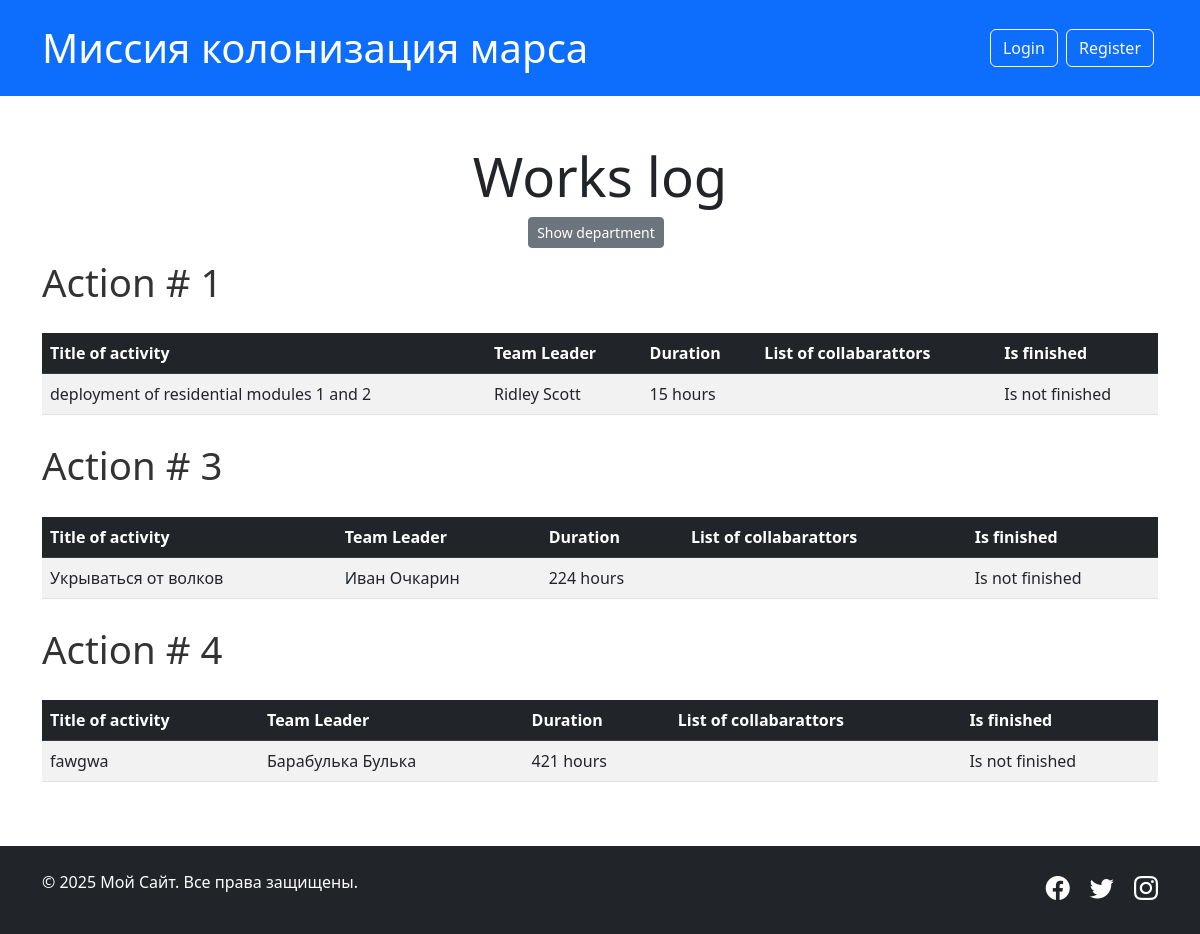
The app's page /, older data.
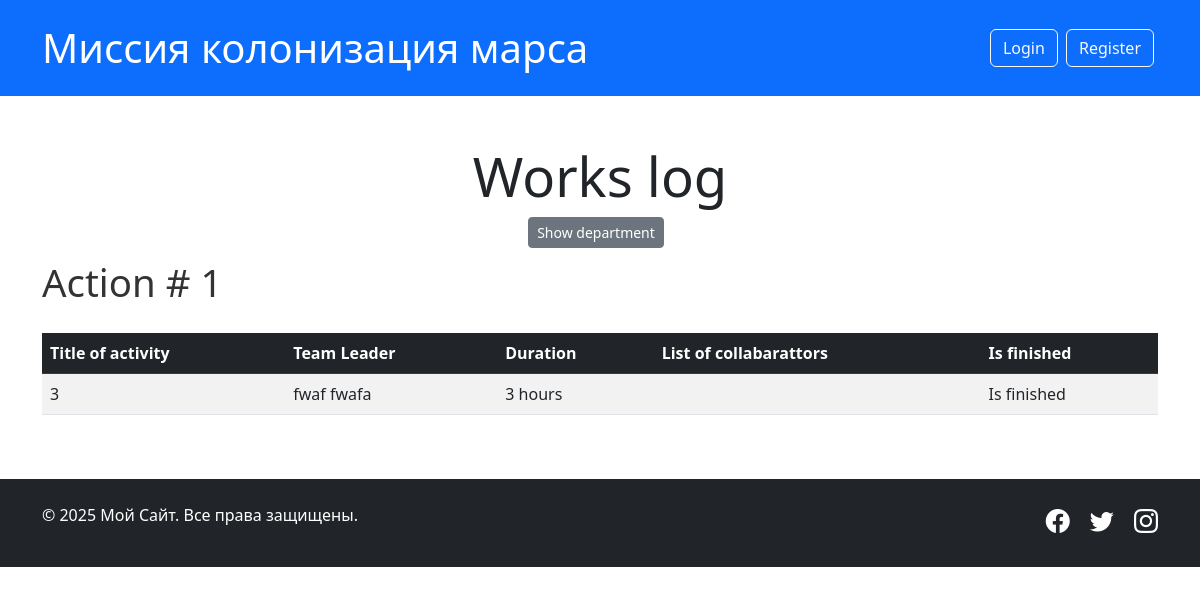
The same page, newer data.
### models/jobs.py (models this page shows)
class Jobs(SqlAlchemyBase):
    __tablename__ = 'jobs'
    id = sqlalchemy.Column(sqlalchemy.Integer,
                           primary_key=True, autoincrement=True)
    team_leader = orm.relationship('User')
    team_leader_id = sqlalchemy.Column(
        sqlalchemy.Integer, sqlalchemy.ForeignKey('users.id'))
    job = sqlalchemy.Column(sqlalchemy.String)
    work_size = sqlalchemy.Column(sqlalchemy.Integer)
    collaborators = orm.relationship("User",
                                     secondary="users_to_jobs",
                                     back_populates="collaborators_jobs")
    start_date = sqlalchemy.Column(sqlalchemy.DateTime)
    end_date = sqlalchemy.Column(sqlalchemy.DateTime)
    is_finished = sqlalchemy.Column(sqlalchemy.Boolean)
    def get_collabarators_by_id_to_string(self):
        return ', '.join([str(x.id) for x in self.collaborators])
    def get_is_finsihed_to_string(self):
        if self.is_finished:
            return 'Is finished'
        return 'Is not finished'

### models/user.py (models this page shows, shortened)
class User(UserMixin, SqlAlchemyBase):
    __tablename__ = 'users'
    id = sqlalchemy.Column(sqlalchemy.Integer,
                           primary_key=True, autoincrement=True)
    name = sqlalchemy.Column(sqlalchemy.String)
    surname = sqlalchemy.Column(sqlalchemy.String)
    age = sqlalchemy.Column(sqlalchemy.Integer)
    position = sqlalchemy.Column(sqlalchemy.String)
    speciality = sqlalchemy.Column(sqlalchemy.String)
    address = sqlalchemy.Column(sqlalchemy.String)
    email = sqlalchemy.Column(sqlalchemy.String, unique=True)
    hashed_password = sqlalchemy.Column(sqlalchemy.String)
    modified_date = sqlalchemy.Column(sqlalchemy.DateTime)
    collaborators_jobs = orm.relationship("Jobs",
                                          secondary="users_to_jobs",
                                          back_populates="collaborators")
    created_jobs = orm.relationship('Jobs', back_populates='team_leader')
    departments = orm.relationship("Department",
                                   secondary="users_to_department",
                                   back_populates="members")

### routes/main.py (the view)
@main_bp.route('/', methods=['GET'])
def home():
    db_ses = create_session()
    jobs = db_ses.query(Jobs).all()
    return render_template('index.html', jobs=jobs)

### database/db_session.py (called while the page is built)
def create_session() -> Session:
    global __factory
    return __factory()

### templates/index.html (shortened to what this page needs)
{% extends "base.html" %}
{% block content %}
    <div class="text-center"><h3 class="custom-header-large">Works log</h3></div>
    <div class="text-center">
        <a href="{{url_for('department.show')}}"><button class="btn btn-secondary btn-sm me-2">Show department</button></a>
    </div>
    <div class="table-responsive">
        {% for job in jobs %}
        <p class="custom-action-large">Action # {{job.id}}</p>
        <table class="table table-striped table-hover">
            <thead class="table-dark">
                <tr>
                    <th scope="col">Title of activity</th>
                    <th scope="col">Team Leader</th>
                    <th scope="col">Duration</th>
                    <th scope="col">List of collabarattors</th>
                    <th scope="col">Is finished</th>
                </tr>
            </thead>
            <tbody>
                <tr>
                    <td>{{job.job}}</td>
                    <td>{{job.team_leader.name}} {{job.team_leader.surname}}</td>
                    <td>{{job.work_size}} hours</td>
                    <td>{{job.get_collabarators_by_id_to_string()}}</td>
                    <td>{{job.get_is_finsihed_to_string()}}</td>
                </tr>
            </tbody>
        </table>
        {% endfor %}
    </div>
{% endblock %}

### templates/base.html (shortened to what this page needs)
<!DOCTYPE html>
<html lang="ru">
<head>
    <link href="https://cdn.jsdelivr.net/npm/bootstrap@5.3.0/dist/css/bootstrap.min.css" rel="stylesheet">
    <link href="/static/css/style.css" rel="stylesheet">
</head>
{% include 'header.html' %}
{% block content %}
{% endblock %}
{% include 'footer.html' %}

### templates/header.html
<body>
    <header class="bg-primary text-white py-4">
        <div class="container">
            <div class="d-flex justify-content-between align-items-center">
                <h1 class="mb-0"><a class="nav-link text-white" href="{{url_for('main.home')}}">Миссия колонизация марса</a></h1>
                <nav>
                    <ul class="nav">
                        <li class="nav-item">
                            {% if current_user.is_authenticated %}
                            <a class="nav-link text-white" href="{{url_for('user.logout')}}">{{current_user.surname}} {{current_user.name}}</a>
                          {% else %}
                            <a href="{{url_for('user.login')}}"><button type="button" class="btn btn-outline-light me-1">Login</button></a>
                            <a href="{{url_for('user.register')}}"><button type="button" class="btn btn-outline-light me-1">Register</button></a>
                          {%endif%}
                        </li>
                    </ul>
                </nav>
            </div>
        </div>
    </header>
    <main class="container my-5">

### templates/footer.html (shortened to what this page needs)
</main>
<footer class="bg-dark text-white py-4">
    <div class="container">
        <div class="row">
            <div class="col-md-6">
                <p>&copy; 2025 Мой Сайт. Все права защищены.</p>
            </div>
            <div class="col-md-6 text-end">
                <a href="#" class="text-white me-3"><i class="bi bi-facebook"></i></a>
                <a href="#" class="text-white me-3"><i class="bi bi-twitter"></i></a>
                <a href="#" class="text-white"><i class="bi bi-instagram"></i></a>
            </div>
        </div>
    </div>
</footer>
<link rel="stylesheet" href="https://cdn.jsdelivr.net/npm/bootstrap-icons@1.10.0/font/bootstrap-icons.css">
</body>
</html>

### static/css/style.css (style rules this page uses)
body { font-family: 'Segoe UI', Tahoma, Geneva, Verdana, sans-serif; }
footer a { text-decoration: none; font-size: 1.5rem; }

### templates/index.html (style rules this page uses)
.custom-action-large { font-size: 2.4rem; line-height: 1.8; color: #333; }
.custom-header-large { font-size : 3.4rem; }

Row changes from the older to the newer data that the page shows:
removed Jobs: id "3", job "Укрываться от волков", team_leader.name "Иван", team_leader.surname "Очкарин", work_size "224", get_is_finsihed_to_string "Is not finished"
removed Jobs: id "4", job "fawgwa", team_leader.name "Барабулька", team_leader.surname "Булька", work_size "421", get_is_finsihed_to_string "Is not finished"
changed Jobs id 1: job "deployment of residential modules 1 and 2" → "3"; team_leader.name "Ridley" → "fwaf"; team_leader.surname "Scott" → "fwafa"; work_size "15" → "3"; get_is_finsihed_to_string "Is not finished" → "Is finished"
